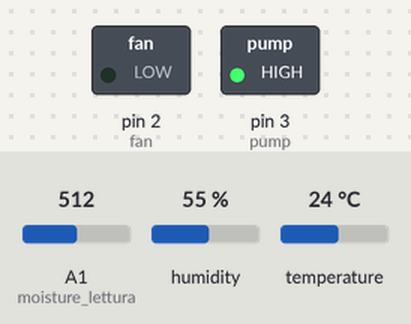
This sketch was run on a simulated Arduino Uno, built with avr-gcc and run on an emulated ATmega328P. Shown: switched loads named in the sketch (green lamp = pin HIGH). The inputs (shaded band) are chosen by the test bench; at power-on: A1 (moisture_lettura) = 512, temperature 24 °C, humidity 55 %. What the sketch prints to the serial monitor is not drawn.

Above: at 10.7 s.
10.8 s: A1 (moisture_lettura) set to 534
19.2 s: A1 (moisture_lettura) set to 568
At 29.2 s:
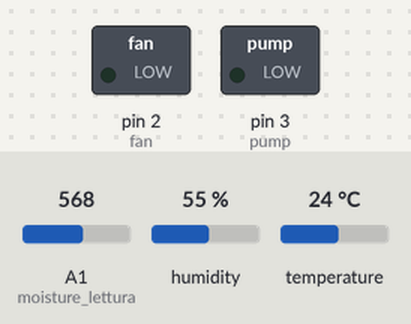
29.5 s: temperature set to 22 °C
39.2 s: temperature set to 19 °C
At 48.6 s:
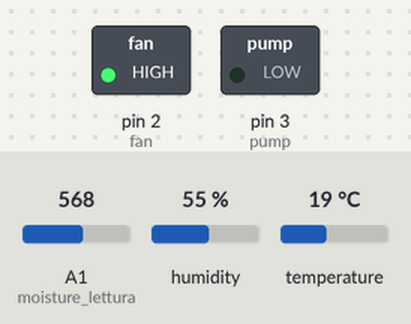
49.6 s: temperature set to 28 °C
At 59.3 s:
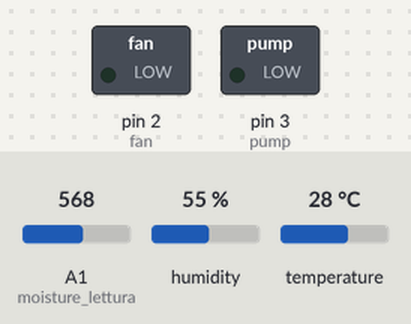
59.6 s: temperature set to 12 °C
At 69.2 s:
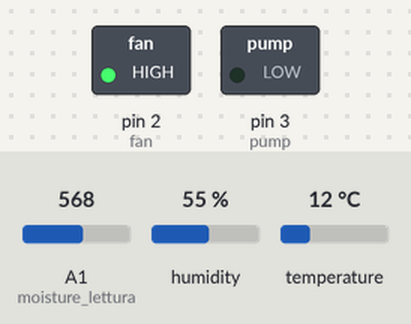
Timing chart, 0 to 70.6 s (numbered marks = the images above; inputs shaded):
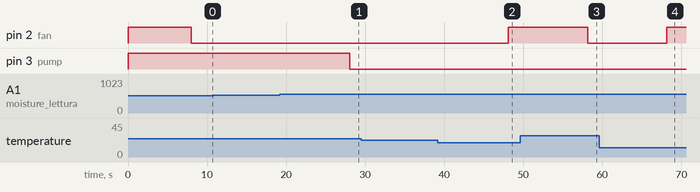

Measured:
- the behaviour switches between 550 and 551 on A1 (moisture_lettura) (found by bisection; images 0 and 1)
- the behaviour switches between 21 and 20 °C on temperature (found by bisection; images 1 and 2)
- after the input at 10.8 s, every drawn part: stays the same
- after the input at 19.2 s, pin 3 (pump): HIGH → LOW after 8.9 s
- after the input at 29.5 s, every drawn part: stays the same
- after the input at 39.2 s, pin 2 (fan): LOW → HIGH after 8.9 s
- after the input at 49.6 s, pin 2 (fan): HIGH → LOW after 8.5 s
- after the input at 59.6 s, pin 2 (fan): LOW → HIGH after 8.6 s

The sketch:

SDG-arduino.ino
```cpp
#include <dht.h>
#include <Adafruit_Sensor.h>
#define dht_lettura A0
#define moisture_lettura A1

int fan = 2;
int pump = 3;
int Temperature_Value;
int Humidity_Value;
int Moisture_Value;
int oktemp=20;
int okmoist=550;
String values;

String readString;
dht DHT;
 void setup() {
  pinMode(fan, OUTPUT);
  pinMode(pump, OUTPUT);
  digitalWrite(fan, HIGH);
  digitalWrite(pump, HIGH);

 //Initializes the serial connection at 9600 to sent sensor data to ESP8266.
 Serial.begin(9600);
 Serial.println("Avvio DSG\n\n");

delay(2000);

 }

void loop() {

DHT.read11(dht_lettura);
  // get sensors data and put in to values variables as a string.
   values= (get_Temperature_Value()+','+get_Humidity_Value()+','+get_Moisture_Value());
  if (Temperature_Value>oktemp){
    digitalWrite(fan, LOW);
        }
    else
    {
      digitalWrite(fan,HIGH);
    }

    if (Moisture_Value>okmoist){
    digitalWrite(pump, LOW);

    }
    else
    {
      digitalWrite(pump,HIGH);
    }
       delay(1000);
       // removed any buffered previous serial data.
       Serial.flush();
       delay(1000);
       // sent sensors data to serial (sent sensors data to ESP8266)
       Serial.print(values);


       delay(2000);

}
String get_Temperature_Value(){

Temperature_Value =DHT.temperature;
    delay(2000);
    return String(Temperature_Value);

}
String get_Humidity_Value(){

Humidity_Value =DHT.humidity;
delay(2000);
return String(Humidity_Value);
}

String get_Moisture_Value(){

Moisture_Value =analogRead(moisture_lettura);
delay(2000);
return String(Moisture_Value);
}
```
